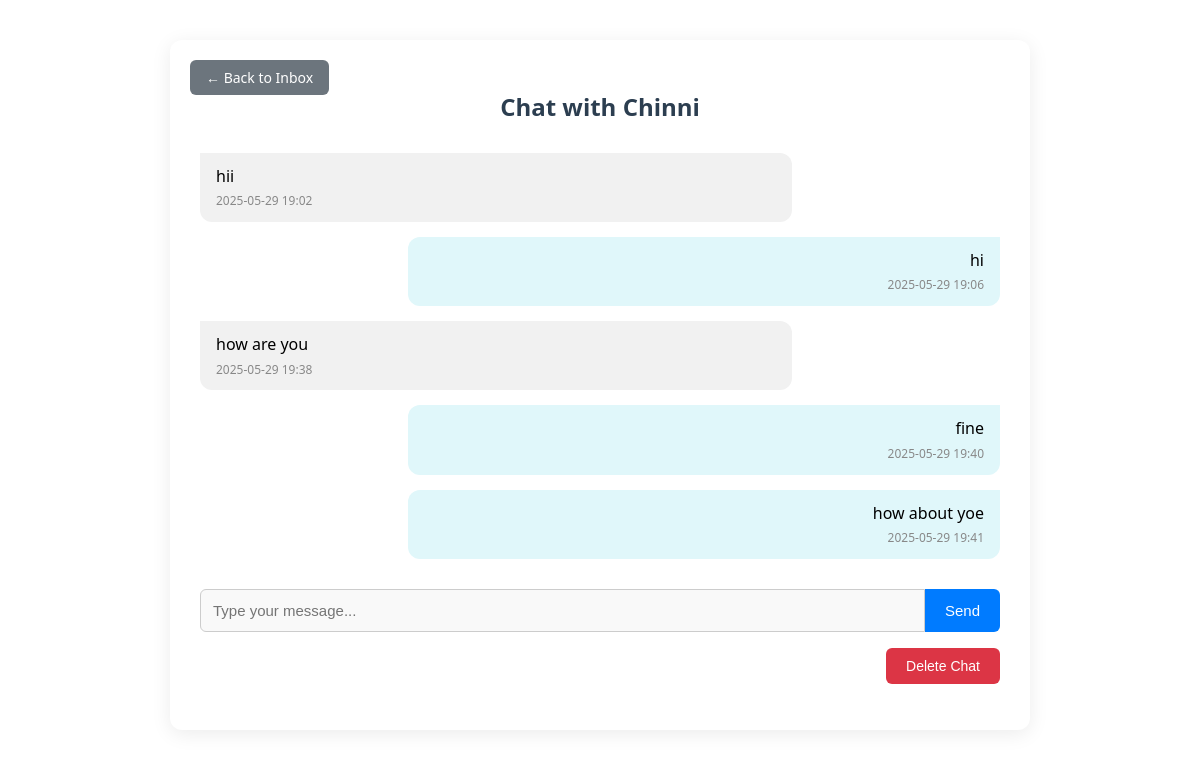
Page /messages/1/ (signed in) on the committed database.
### core/models.py (models this page shows, shortened)
class CustomUser(AbstractUser):
    bio = models.TextField(blank=True, null=True)
    location = models.CharField(max_length=100, blank=True, null=True)
    birthdate = models.DateField(blank=True, null=True)

class Message(models.Model):
    sender = models.ForeignKey(CustomUser, on_delete=models.CASCADE, related_name='sent_messages')
    recipient = models.ForeignKey(CustomUser, on_delete=models.CASCADE, related_name='received_messages')
    content = models.TextField()
    timestamp = models.DateTimeField(auto_now_add=True)

### core/views.py (the view, shortened to what this page needs)
# urls.py: path('messages/<int:user_id>/', views.thread_view, name='thread'),
@login_required
def thread_view(request, user_id):
    recipient = get_object_or_404(CustomUser, id=user_id)
    messages = Message.objects.filter(
        sender__in=[request.user, recipient],
        recipient__in=[request.user, recipient]
    ).order_by('timestamp')
    return render(request, 'messages/thread.html', {
        'recipient': recipient,
        'messages': messages,
    })

### core/templates/messages/thread.html (shortened to what this page needs)
{% block content %}
<div class="chat-container">
    <a href="http://127.0.0.1:8000/inbox/" class="back-button">← Back to Inbox</a>
    <h2>Chat with {{ recipient.username }}</h2>
    <div>
        {% if messages %}
            {% for message in messages %}
                <div class="message {% if message.sender == request.user %}sent{% else %}received{% endif %}">
                    {{ message.content }}
                    <small>{{ message.timestamp|date:"Y-m-d H:i" }}</small>
                </div>
            {% endfor %}
        {% else %}
            <p class="no-messages">No messages yet.</p>
        {% endif %}
    </div>
    <form method="post" class="chat-form">
        <input type="text" name="content" placeholder="Type your message..." required />
        <button type="submit">Send</button>
    </form>
    <form method="post" action="{% url 'delete_chat' recipient.id %}" class="delete-chat-form">
        <button type="submit" onclick="return confirm('Are you sure you want to delete this chat?')">Delete Chat</button>
    </form>
</div>
{% endblock %}

### core/templates/messages/thread.html (style rules this page uses)
.chat-container { max-width: 800px; margin: 40px auto; padding: 30px; background-color: #ffffff; border-radius: 12px; box-shadow: 0 4px 20px rgba(0, 0, 0, 0.08); font-family: 'Segoe UI', sans-serif; position: relative; }
.back-button { position: absolute; top: 20px; left: 20px; background-color: #6c757d; color: white; padding: 8px 16px; border: none; border-radius: 6px; text-decoration: none; font-size: 14px; transition: background-color 0.3s ease; }
.chat-container h2 { text-align: center; color: #2c3e50; margin-bottom: 30px; }
.message { max-width: 70%; margin-bottom: 15px; padding: 12px 16px; border-radius: 12px; line-height: 1.4; word-wrap: break-word; position: relative; }
.sent { background-color: #e0f7fa; margin-left: auto; text-align: right; border-top-right-radius: 0; }
.received { background-color: #f1f1f1; margin-right: auto; text-align: left; border-top-left-radius: 0; }
.message small { display: block; color: #888; margin-top: 6px; font-size: 12px; }
.chat-form { display: flex; margin-top: 30px; }
.chat-form input[type="text"] { flex: 1; padding: 12px; border: 1px solid #ccc; border-radius: 6px 0 0 6px; font-size: 15px; background-color: #f9f9f9; }
.chat-form button { padding: 12px 20px; background-color: #007bff; color: white; border: none; font-size: 15px; border-radius: 0 6px 6px 0; cursor: pointer; transition: background-color 0.3s ease; }
.delete-chat-form { margin-top: 15px; text-align: right; }
.delete-chat-form button { padding: 10px 20px; background-color: #dc3545; color: white; border: none; font-size: 14px; border-radius: 6px; cursor: pointer; transition: background-color 0.3s ease; }

### rows in the picture
CustomUser: username "Chinni"
Message: content "hii", timestamp "2025-05-29 19:02"
Message: content "hi", timestamp "2025-05-29 19:06"
Message: content "how are you", timestamp "2025-05-29 19:38"
Message: content "fine", timestamp "2025-05-29 19:40"
Message: content "how about yoe", timestamp "2025-05-29 19:41"
